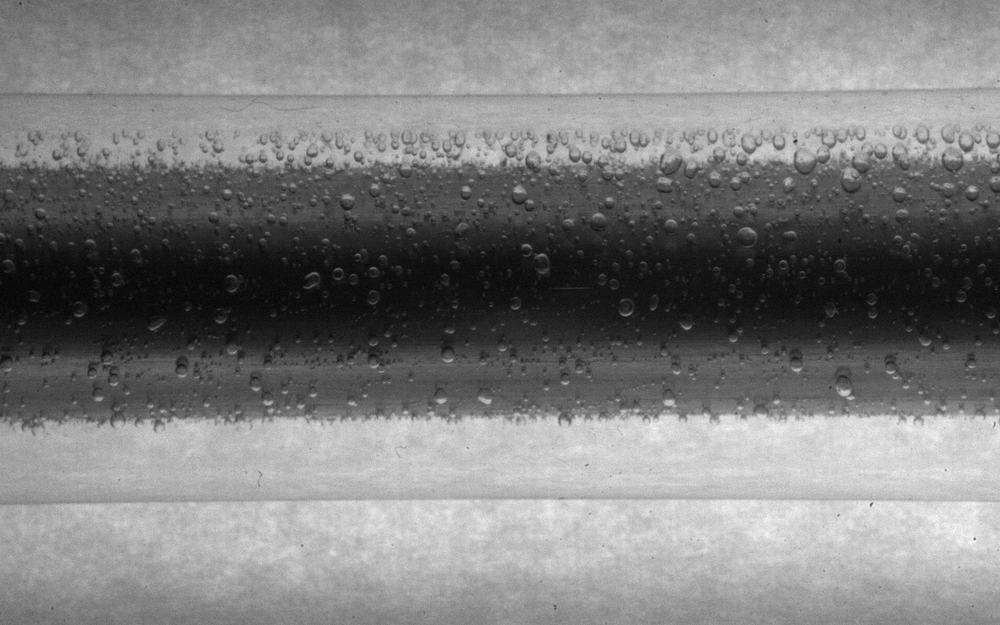
#> input picture representation_images/Measurement0081.png, 1000 x 625 px, shrunk from 1280 x 800 before the run
$ python noise_analysis.py
#> lines starting #> are read from the running program, lines starting #| are printed output that depends on the picture; long printed decimals are rounded
from tkinter import Tk
from tkinter.filedialog import askopenfilename
import cv2
import numpy as np
import math
from scipy.signal import convolve2d
import matplotlib.pyplot as plt

def estimate_noise(I):

    print(I.shape)

    H, W = I.shape

    M = [[1, -2, 1],
        [-2, 4, -2],
        [1, -2, 1]]

    sigma = np.sum(np.sum(np.absolute(convolve2d(I, M))))
    sigma = sigma * math.sqrt(0.5 * math.pi) / (6 * (W-2) * (H-2))

    return sigma

def fft_image(gray_image):
    dft = cv2.dft(np.float32(gray_image), flags=cv2.DFT_COMPLEX_OUTPUT)
    dft_shift = np.fft.fftshift(dft)
    magnitude_spectrum = 20 * np.log(cv2.magnitude(dft_shift[:, :, 0], dft_shift[:, :, 1]))

    return magnitude_spectrum

# Create a Tkinter root window (it won't be shown)
root = Tk()
root.withdraw()  # Hide the Tkinter root window

# Open file dialog to select an image file
file_path1 = askopenfilename(filetypes=[("Image files", "*.jpg;*.jpeg;*.png;*.bmp;*.tiff")])
#> the answer given: representation_images/Measurement0081.png

file_path2 = askopenfilename(filetypes=[("Image files", "*.jpg;*.jpeg;*.png;*.bmp;*.tiff")])
#> the answer given: representation_images/Measurement3121.png

if file_path1 and file_path2:
    # Read the image using OpenCV
    image1 = cv2.imread(file_path1, cv2.IMREAD_GRAYSCALE)
#> image1 is the input picture: shape (625, 1000); min 2, max 249, mean 125.3
    image2 = cv2.imread(file_path2, cv2.IMREAD_GRAYSCALE)
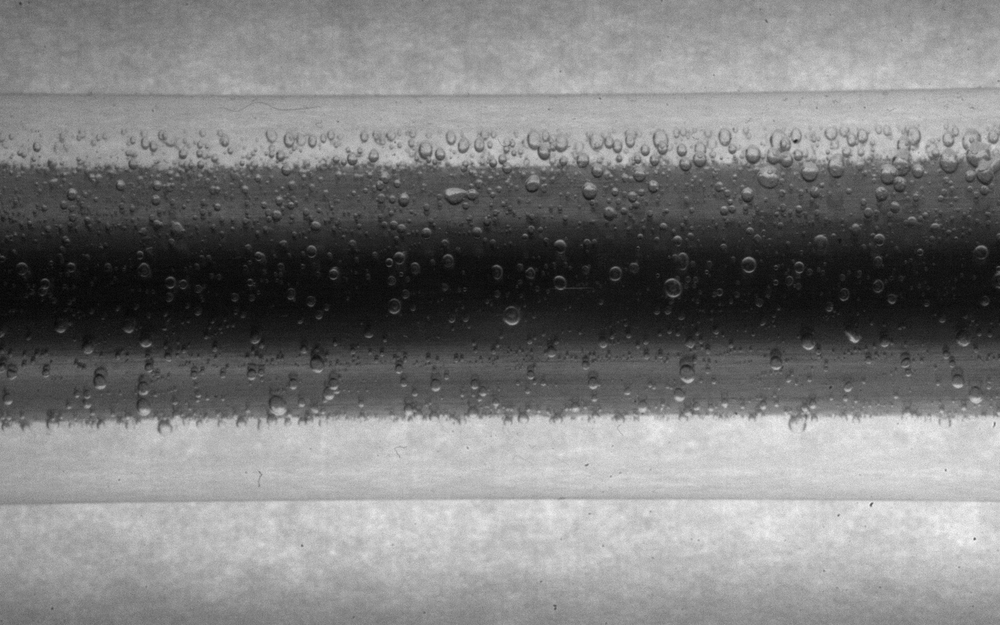
#> input picture representation_images/Measurement3121.png, 1000 x 625 px, shrunk from 1280 x 800 before the run
#> image2 is the input picture: shape (625, 1000); min 3, max 247, mean 124.5

    s1 = estimate_noise(image1)
#| (625, 1000)
#> in estimate_noise, `sigma = np.sum(np.sum(np.absolute(convolve2d(I, M))))`: sigma = 9027720
#> in estimate_noise, `sigma = sigma * math.sqrt(0.5 * math.pi) / (6 * (W-2) * (H-2))`: sigma = 3.03
#> s1 = 3.03
    s2 = estimate_noise(image2)
#| (625, 1000)
#> s2 = 3

    print(s1, s2)
#| 3.033 3.005

    spectrum = [fft_image(image1), fft_image(image2)]
#> in fft_image, `magnitude_spectrum = 20 * np.log(cv2.magnitude(dft_shift[:, :, 0], dft..`:
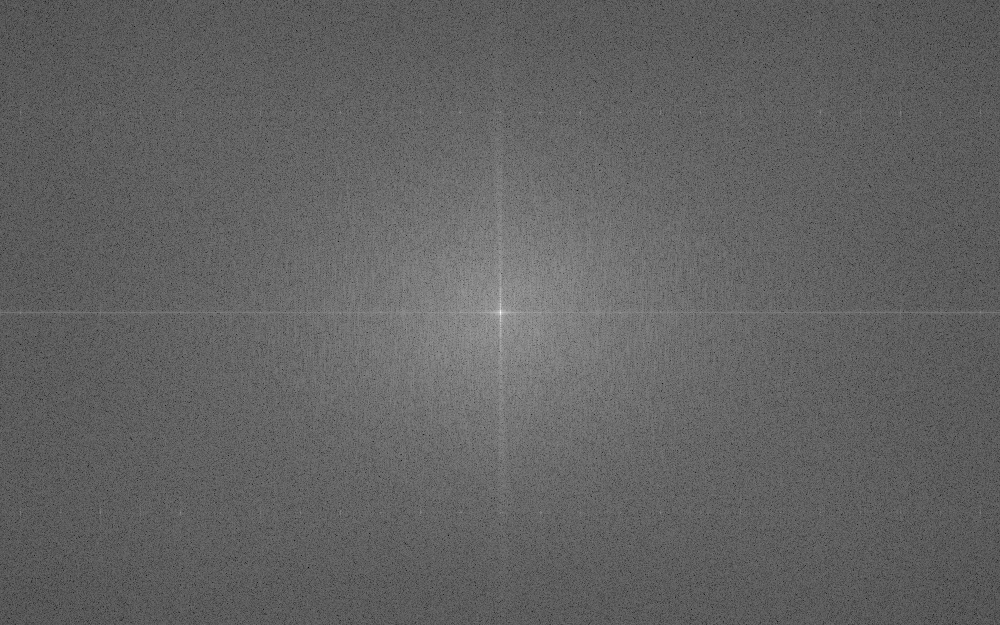
#> magnitude_spectrum: shape (625, 1000) float32; min 31.1, max 363.5, mean 159.8; drawn with min black and max white

    fig = plt.figure(figsize=(15, 5))

    # Add subplots to the figure
    for i in range(len(spectrum)):
        ax = fig.add_subplot(1, len(spectrum), i+1)
        ax.imshow(spectrum[i], cmap='gray')
        ax.set_title(f"Spectrum of image{i + 1}")
        ax.axis('off')
#> this loop made 2 passes

    cv2.imshow("image1", image1)
    cv2.imshow("image2", image2)

    cv2.waitKey() # Press key to display the fft plots
    plt.show()
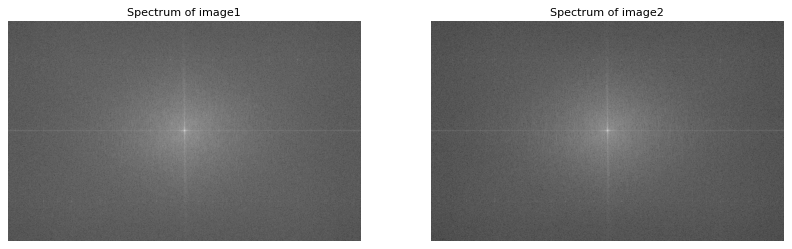
#> figure drawn by matplotlib, 2 panels
